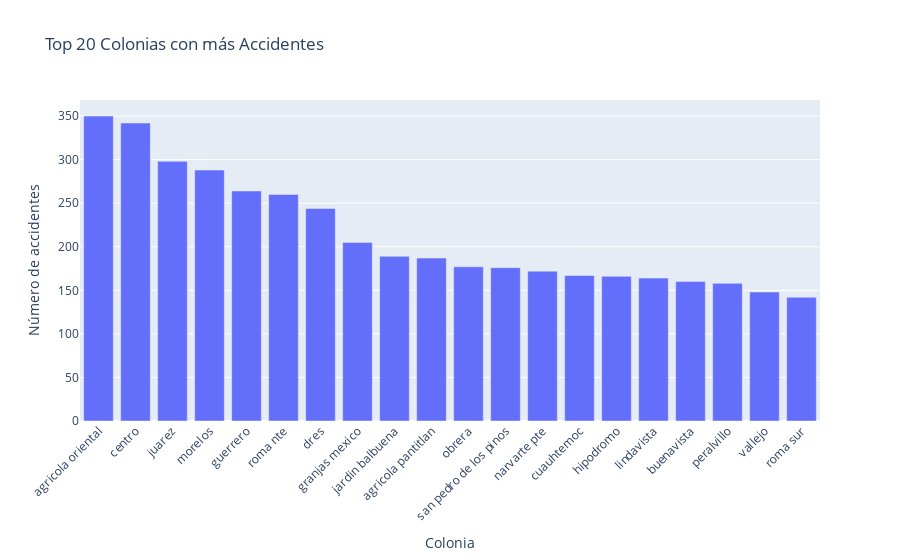

Notebook cell for this chart:
### Markdown cell above
- Las alcaldías con más accidentes son **Cuauhtémoc**, **Iztapalapa** y **Gustavo A. Madero**. Estas zonas suelen tener alta densidad vehicular y actividad comercial.

### Code cell
# Gráfico: Top 20 colonias con más accidentes

# Obtiene las 20 colonias con mayor cantidad de accidentes
top_colonias = df['colonia'].value_counts().head(20)

# Crea gráfico de barras con nombres de colonias en el eje X
fig = px.bar(
    x=top_colonias.index,
    y=top_colonias.values,
    title="Top 20 Colonias con más Accidentes",
    labels={'x': 'Colonia', 'y': 'Número de accidentes'}
)

# Ajusta títulos y gira etiquetas del eje X para mejor lectura
fig.update_layout(
    xaxis_title='Colonia',
    yaxis_title='Número de accidentes',
    xaxis_tickangle=-45
)

# Muestra el gráfico
fig.show()

### Figure 1 — Plotly figure (JSON) as saved in the notebook; plotly's stock layout.template omitted (floating-point values rounded to 4 significant figures)
{"data": [{"hovertemplate": "Colonia=%{x}<br>Número de accidentes=%{y}<extra></extra>", "legendgroup": "", "marker": {"color": "#636efa", "pattern": {"shape": ""}}, "name": "", "orientation": "v", "showlegend": false, "textposition": "auto", "type": "bar", "x": ["agricola oriental", "centro", "juarez", "morelos", "guerrero", "roma nte", "dres", "granjas mexico", "jardin balbuena", "agricola pantitlan", "obrera", "san pedro de los pinos", "narvarte pte", "cuauhtemoc", "hipodromo", "lindavista", "buenavista", "peralvillo", "vallejo", "roma sur"], "xaxis": "x", "y": [350, 342, 298, 288, 264, 260, 244, 205, 189, 187, 177, 176, 172, 167, 166, 164, 160, 158, 148, 142], "yaxis": "y"}], "layout": {"barmode": "relative", "legend": {"tracegroupgap": 0}, "title": {"text": "Top 20 Colonias con más Accidentes"}, "xaxis": {"anchor": "y", "domain": [0, 1], "tickangle": -45, "title": {"text": "Colonia"}}, "yaxis": {"anchor": "x", "domain": [0, 1], "title": {"text": "Número de accidentes"}}}}
